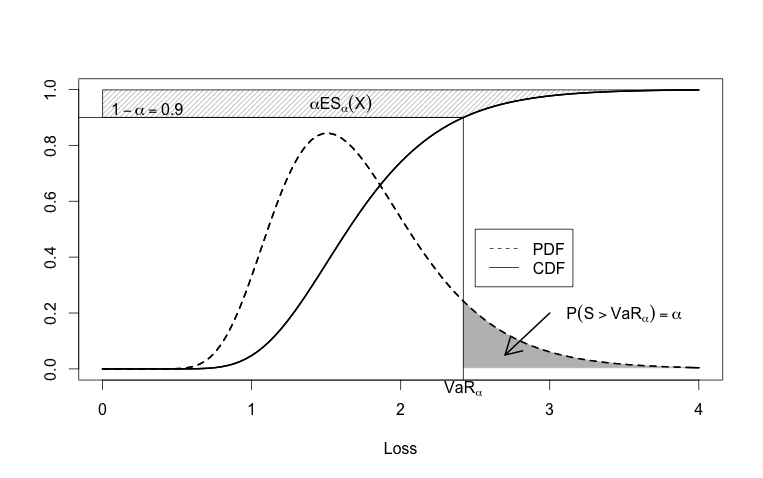

Recreate this plot in R.
#--------------------------------------------------------------------- 
# Quantlet:      MSM_VaRandES
#---------------------------------------------------------------------
# Published in:  MSM
#---------------------------------------------------------------------
# Description:   Plots Value at Risk and Expected Shortfall in one   
#                figure and shows the relationship between VaR and ES.
--------------------------------------------------------------------- 
# Inputs:        
# -------------------------------------------------------------------- 
# Output:        
#---------------------------------------------------------------------  
# See also:      
#---------------------------------------------------------------------
# Keywords:      VaR, expected shortfall, plot, lognormal, pdf, cdf 
#--------------------------------------------------------------------- 
# Author:        Torsten Becke, Chen Huang,

# clear all variables
rm(list = ls(all = TRUE))
graphics.off()

dlognormalLoss = function(x) {
  dlnorm(x, 0.5, 0.3)  # the density function
}
plognormalLoss = function(x) {
  plnorm(x, 0.5, 0.3)  # the distribution function 
}

curve(plognormalLoss, 0, 4, xlab = "Loss", ylab = "", lwd = 2)
curve(dlognormalLoss, 0, 4, col = " black", lty = 2, lwd = 2, add = TRUE)

# Fill in the part beyond VaR with shadow
x = seq(2.42, 4, length = 100)
y = dlognormalLoss(x)
x = c(2.42, x)
y = c(dlognormalLoss(4), y)
polygon(x, y, col = "grey", border = "grey")
text(3.5, 0.2, expression(P(S > VaR[alpha]) == alpha))
arrows(3, 0.2, 2.7, 0.05, lwd = 2)

mtext(expression(VaR[alpha]), side = 1, at = 2.42)

x = seq(2.42, 4, length = 100)
y = plognormalLoss(x)
x = c(0, x, 0)
y = c(0.9, y, plognormalLoss(4))
polygon(x, y, density = 20, col = "grey", border = "black", angle = 45)
text(0.3, 0.93, expression(1 - alpha == 0.9))
text(1.6, 0.95, expression(alpha * ES[alpha](X)))
curve(plognormalLoss, 0, 4, lwd = 2, add = TRUE)
curve(dlognormalLoss, 0, 4, col = "black", lty = 2, lwd = 2, add = TRUE)

segments(2.42, -0.25, 2.42, 0.9)
segments(-0.4, 0.9, 2.42, 0.9)

legend(x = 2.5, y = 0.5, c("PDF", "CDF"), lty = c(2, 1)) 
